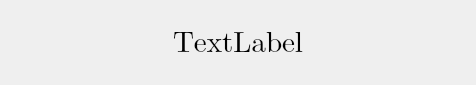
<?xml version="1.0" encoding="UTF-8"?>
<ui version="4.0">
 <class>FunctionalDialogClass</class>
 <widget class="QDialog" name="FunctionalDialogClass">
  <property name="geometry">
   <rect>
    <x>0</x>
    <y>0</y>
    <width>476</width>
    <height>85</height>
   </rect>
  </property>
  <property name="sizePolicy">
   <sizepolicy hsizetype="Maximum" vsizetype="Maximum">
    <horstretch>0</horstretch>
    <verstretch>0</verstretch>
   </sizepolicy>
  </property>
  <property name="windowTitle">
   <string/>
  </property>
  <layout class="QHBoxLayout" name="horizontalLayout">
   <item>
    <spacer name="horizontalSpacer">
     <property name="orientation">
      <enum>Qt::Horizontal</enum>
     </property>
     <property name="sizeHint" stdset="0">
      <size>
       <width>40</width>
       <height>20</height>
      </size>
     </property>
    </spacer>
   </item>
   <item>
    <widget class="QLabel" name="label">
     <property name="font">
      <font>
       <family>Cambria Math</family>
       <pointsize>22</pointsize>
      </font>
     </property>
     <property name="text">
      <string>TextLabel</string>
     </property>
    </widget>
   </item>
   <item>
    <spacer name="horizontalSpacer_2">
     <property name="orientation">
      <enum>Qt::Horizontal</enum>
     </property>
     <property name="sizeHint" stdset="0">
      <size>
       <width>40</width>
       <height>20</height>
      </size>
     </property>
    </spacer>
   </item>
  </layout>
 </widget>
 <layoutdefault spacing="6" margin="11"/>
 <resources/>
 <connections/>
</ui>
